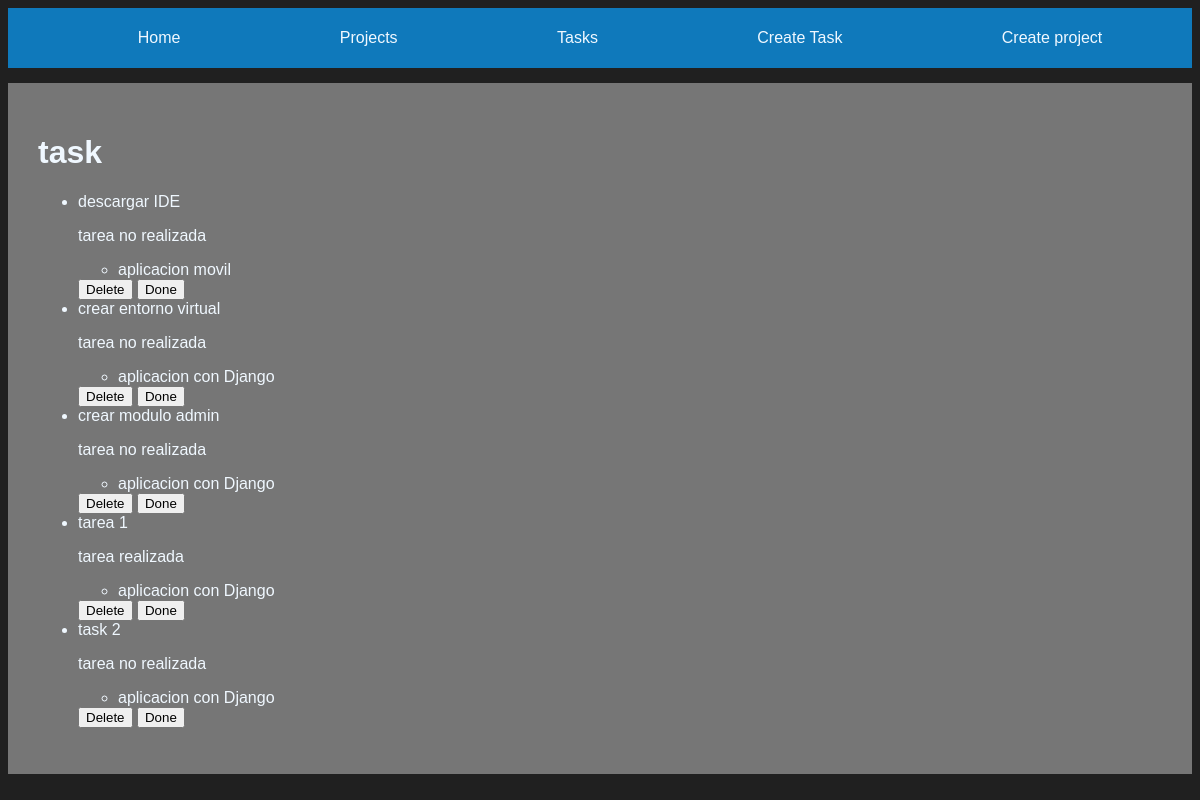
/tasks/, run on an earlier commit of the app's database.
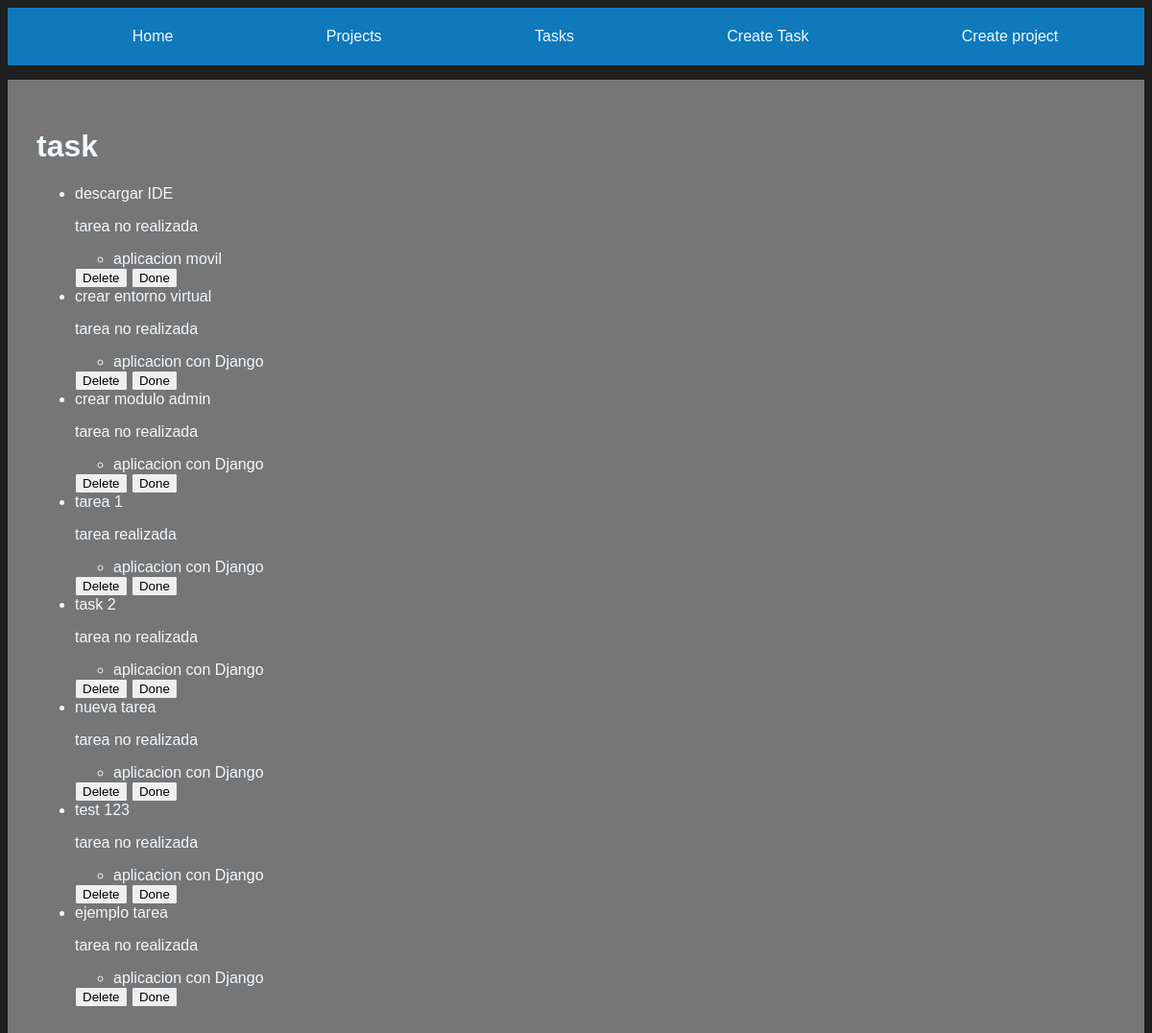
And on a later commit of the database.
### myapp/models.py (models this page shows, shortened)
class Task(models.Model):
    title = models.CharField(max_length= 255)
    description = models.TextField()
    project = models.ForeignKey(Project, on_delete = models.CASCADE)
    done = models.BooleanField(default=False)

class Project(models.Model):
    name = models.CharField(max_length= 255)

### myapp/views.py (the view)
# urls.py: path('tasks/', views.tasks, name = 'tasks'),
def tasks(request):
    tasks = Task.objects.all()
    return render(request, "tasks/task.html", {'tasks': tasks})

### myapp/templates/tasks/task.html
{% extends 'layout/base.html'%}
{% block content %}
<h1>task</h1>
<ul>
    {% for task in tasks %}
        <li>
            {{task.title}}
            {% if task.done == False %}
                <p>tarea no realizada</p>
            {% else %}
                <p>tarea realizada</p>
            {% endif %}
            <ul>
                <li>
                    {{task.project.name}}
                </li>
            </ul>
            <button type="button">Delete</button>
            <button type="button">Done</button>
        </li>
    {% endfor %}
  </ul>
  {% endblock %}

### myapp/templates/layout/base.html (shortened to what this page needs)
{% load static %}
<!DOCTYPE html>
<html lang="en">
<head>
    <link rel="stylesheet" href="{% static '/css/main.css' %}">
</head>
<body>
    <nav class="navbar">
        <ul>
            <li>
                <a href="{% url 'index' %}">Home</a>
            </li>
            <li>
                <a href="{% url 'projects' %}">Projects</a>
            </li>
            <li>
                <a href="{% url 'tasks' %}">Tasks</a>
            </li>
            <li>
                <a href="{% url 'create_task' %}">Create Task</a>
            </li>
            <li>
                <a href="{% url 'create_project' %}">Create project</a>
            </li>
        </ul>
    </nav>
    <main class="container">
        {% block content %}
        {% endblock %}
    </main>
</body>
</html>

### myapp/static/css/main.css (style rules this page uses)
body { background-color: #202020; color: aliceblue; font-family: 'Gill Sans', 'Gill Sans MT', Calibri, 'Trebuchet MS', sans-serif; }
.container { max-width: 1200px; background-color: rgb(118, 118, 118); padding: 30px; margin: 15px auto; }
.navbar { background-color: #0f79bb; padding: 5px 10px; }
.navbar ul { display: flex; justify-content: space-around; align-items: center; }
.navbar ul li { text-decoration: none; list-style: none; }
.navbar ul li a { color: aliceblue; text-decoration: none; }

What changed in the data, as far as the page shows it:
added Task: title "nueva tarea", done "tarea no realizada", project.name "aplicacion con Django"
added Task: title "test 123", done "tarea no realizada", project.name "aplicacion con Django"
added Task: title "ejemplo tarea", done "tarea no realizada", project.name "aplicacion con Django"
